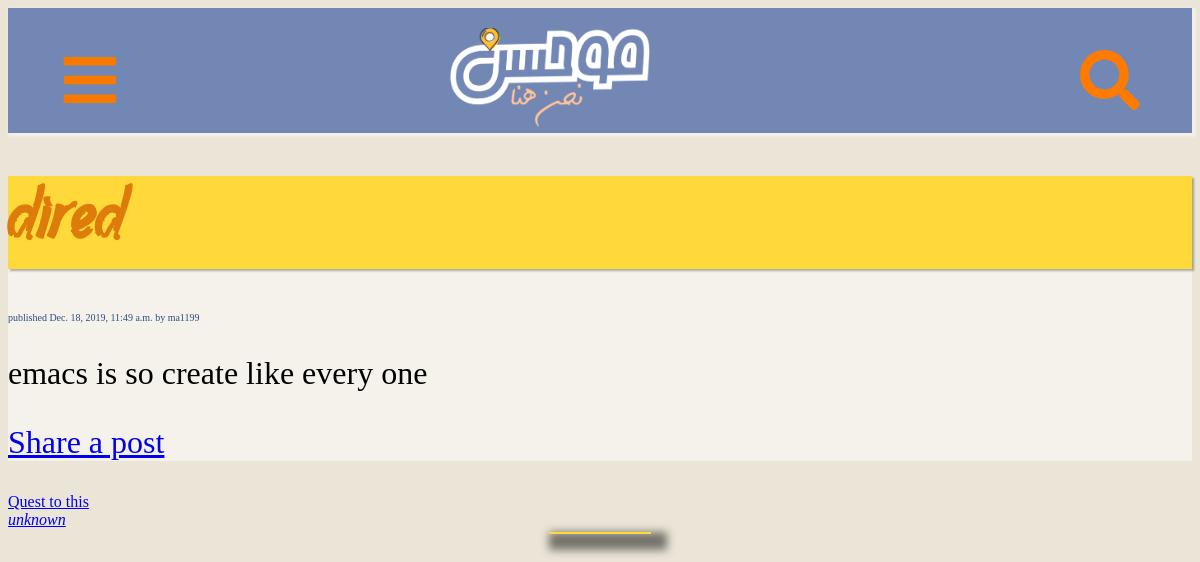
The app's page /blog/2019/12/18/dired with its own data.
### blog/models.py (models this page shows, shortened)
class Post(models.Model):
    STATUS_CHOICES = (
        ('draft','Draft'),
        ('published', 'Published')
    )
    title = models.CharField(max_length=250)
    slug = models.SlugField(max_length=250, unique_for_date='publish')
    author = models.ForeignKey(User, on_delete=models.CASCADE, related_name='blog_posts')
    body = models.TextField()
    publish = models.DateTimeField(default=timezone.now)
    created = models.DateTimeField(auto_now_add=True)
    updated = models.DateTimeField(auto_now=True)
    status = models.CharField(max_length=10, choices=STATUS_CHOICES, default='draft')
    class Meta:
        ordering = ('-publish',)
    objects = models.Manager() # The default manager.
    published = PublishedManager() # The custom manager.

### blog/views.py (the view)
# urls.py: path('<int:year>/<int:month>/<int:day>/<slug:post>', views.post_detail, name='post_detail'),
def post_detail(request, year, month, day, post):
    post = get_object_or_404(Post, slug=post, status='published', publish__year=year, publish__month=month, publish__day=day)
    print("*********\n",request.META.get("REMOTE_ADDR"),"*********")
    return render(request, 'blog/post/detail.html', {'post': post})

### templates/blog/post/detail.html (shortened to what this page needs)
{% extends "blog/base.html" %}
{% block content %}
<h1> {{ post.title }}</h1>
<p class="date">
  published {{ post.publish }} by {{ post.author }}
</p>
{{ post.body|linebreaks }}
<p>
  <a href="{% url "blog:post_share" post.id %}">
    Share a post
  </a>
</p>
{% endblock %}

### static/css/blog.css (style rules this page uses)
body { height: 100vh; background: rgb(234, 229, 214); }
.date { color: rgb(50, 75, 133); font-size: 10px; }
#content h1 { font-family: "Ampersand"; color: rgb(221, 124, 10); background: rgb(270, 216, 58); box-shadow: 2px 2px 2px 0px rgba(0, 0, 0, .3); }

### records on screen
Post: title "dired", publish "Dec. 18, 2019, 11:49 a.m.", author "ma1199", body "emacs is so create like every one"
